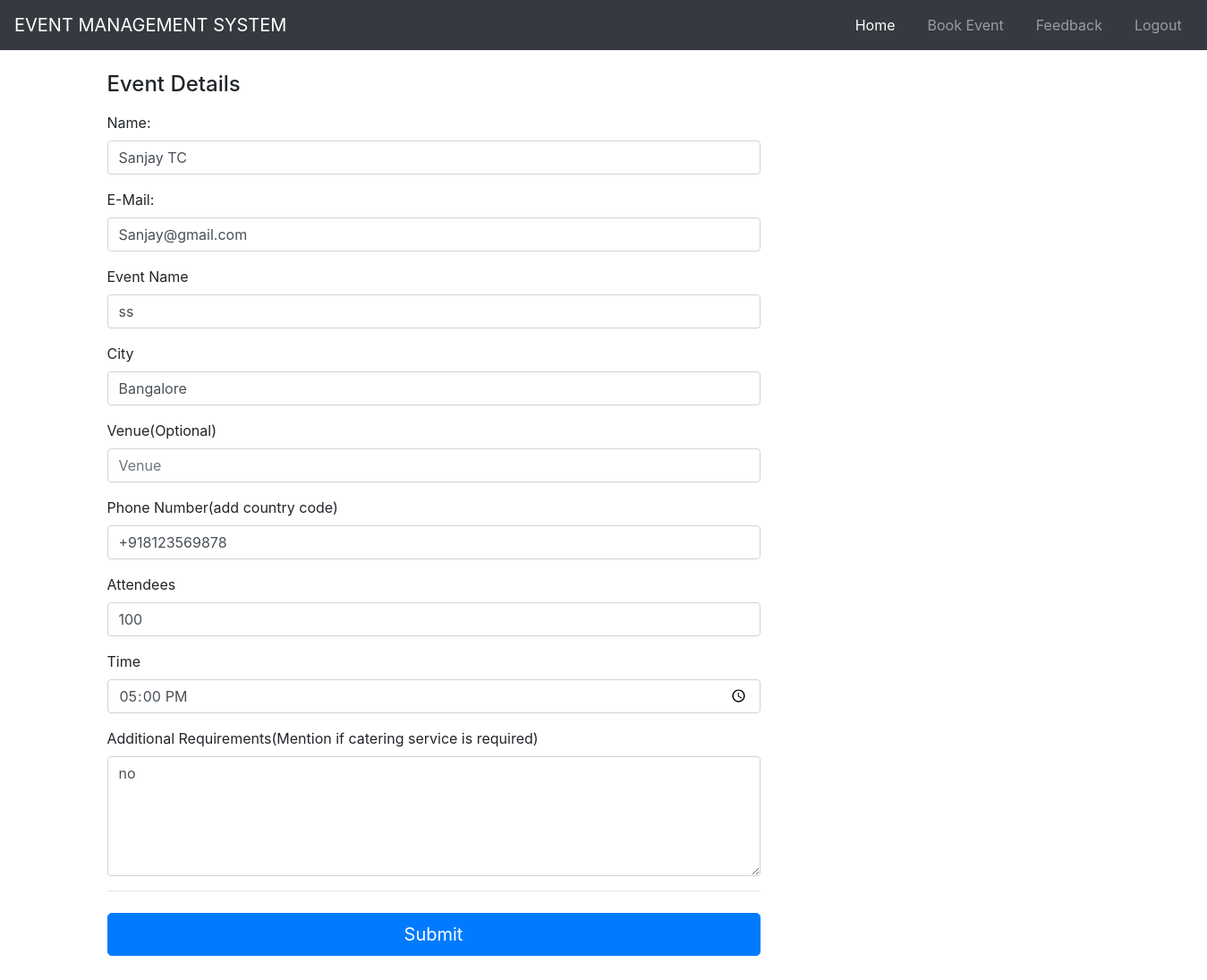
The page /admin.html/update.html/1 on the database as committed earlier.
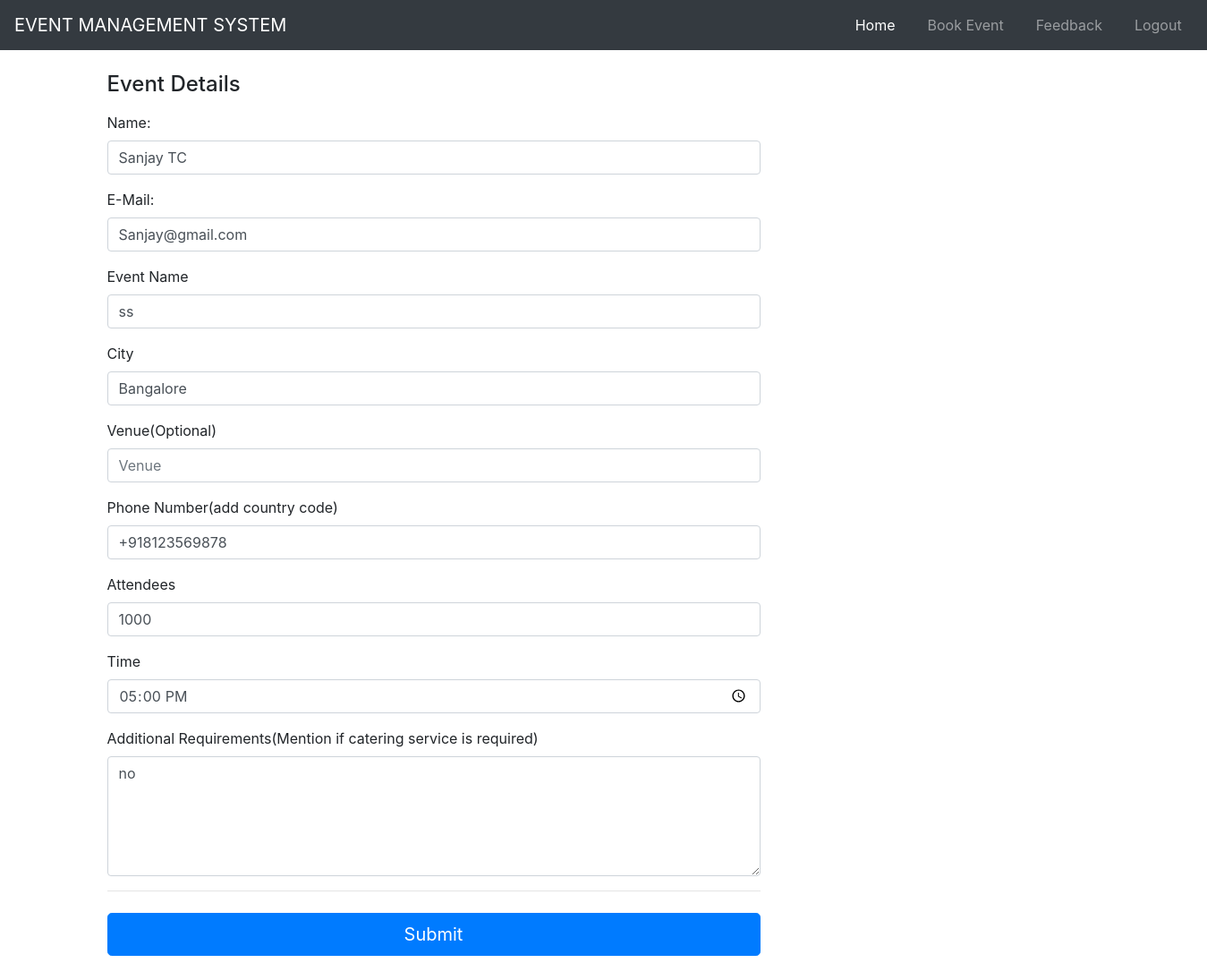
The same page on the database as committed later.
### Event/models.py (models this page shows, shortened)
class Booking(db.Model):
    id = db.Column(db.Integer, primary_key=True)
    name = db.Column(db.String(30),nullable=False)
    email = db.Column(db.String(30), nullable=False)
    event_name = db.Column(db.String(30), nullable = False)
    city = db.Column(db.String(30), nullable = False)
    venue = db.Column(db.String(30), nullable=True)
    date = db.Column(db.String(30), nullable = False)
    phone = db.Column(db.String(30), nullable = False)
    attendees = db.Column(db.Integer, nullable = False)
    time = db.Column(db.Time, nullable = False)
    additional_requirements = db.Column(db.String(120), nullable=False)
    user_id = db.Column(db.Integer, db.ForeignKey('login.user_id'), nullable=False)

### Event/routes.py (the view, shortened to what this page needs)
@app.route("/admin.html/update.html/<int:booking_id>", methods=['GET', 'POST'])
def update(booking_id):
    book = Booking.query.get_or_404(booking_id)
    form = UpdateForm()
    form.name.data = book.name
    form.email.data = book.email
    form.event_name.data = book.event_name
    form.phone.data = book.phone
    form.attendees.data=book.attendees
    form.time.data = book.time
    form.city.data=book.city
    form.venue.data=book.venue
    form.additional_requirements.data=book.additional_requirements
    return render_template('update.html', title="Admin update page",post=book,form=form)

### Event/forms.py (shortened to what this page needs)
class UpdateForm(FlaskForm):
    name = StringField('Name',validators=[DataRequired()])
    email = StringField('Email',validators=[DataRequired(), Email()])
    event_name = StringField('Event Name', validators=[DataRequired()])
    date = DateField("Date",format='%Y-%m-%d')
    phone = StringField('Phone', validators=[DataRequired()])
    attendees = IntegerField('Attendees',validators=[DataRequired()])
    time = TimeField('Time', format='%H:%M')
    city = StringField('City', validators=[DataRequired()])
    venue = StringField('venue')
    additional_requirements = TextAreaField('Additional Requirements',validators=[DataRequired()])
    submit = SubmitField('Submit')

### Event/templates/update.html (shortened to what this page needs)
{% extends "layout.html" %}
 {% block content %}
   <div class="container">
     <div class="row">
       <div class="col-md-8 order-md-1 ">
         <form class="form-Booking" method="POST" action="">
           <h4 class="mb-3">Event Details</h4>
           <div class="form-group">
             <label for="comment">Name:</label>
             {% if form.name.errors %}
                 {{ form.name(class="form-control form-control-lg is-invalid") }}
                 <div class="invalid-feedback">
                 {% for error in form.name.errors %}
                     <span>{{ error }}</span>
                 {% endfor %}
                 </div>
              {% else %}
                 {{ form.name(class="form-control", placeholder="Name")}}
              {% endif %}
         </div>
         <div class="form-group">
             <label for="comment">E-Mail:</label>
             {% if form.email.errors %}
                 {{ form.email(class="form-control form-control-lg is-invalid") }}
                 <div class="invalid-feedback">
                 {% for error in form.email.errors %}
                     <span>{{ error }}</span>
                 {% endfor %}
                 </div>
              {% else %}
                 {{ form.email(class="form-control",placeholder="Email")}}
              {% endif %}
         </div>
           <div class="form-group">
             <label for="event_name">Event Name</label>
             {% if form.event_name.errors %}
                 {{ form.event_name(class="form-control form-control-lg is-invalid") }}
                 <div class="invalid-feedback">
                 {% for error in form.event_name.errors %}
                     <span>{{ error }}</span>
                 {% endfor %}
                 </div>
              {% else %}
                 {{ form.event_name(class="form-control", placeholder="Event Name")}}
              {% endif %}
           </div>
           <div class="form-group">
             <label for="city">City</label>
             {% if form.city.errors %}
                 {{ form.city(class="form-control form-control-lg is-invalid") }}
                 <div class="invalid-feedback">
                 {% for error in form.city.errors %}
                     <span>{{ error }}</span>
                 {% endfor %}
                 </div>
              {% else %}
                 {{ form.city(class="form-control", placeholder="city")}}
              {% endif %}
           </div>
           <div class="form-group">
             <label for="venue">Venue(Optional)</label>
             {% if form.venue.errors %}
                 {{ form.venue(class="form-control form-control-lg is-invalid") }}
                 <div class="invalid-feedback">
                 {% for error in form.venue %}
                     <span>{{ error }}</span>
                 {% endfor %}
                 </div>
              {% else %}
                 {{ form.venue(class="form-control", placeholder="Venue")}}
              {% endif %}
           </div>
           <div class="form-group">
             <label for="event_name">Phone Number(add country code)</label>
             {% if form.phone.errors %}
                 {{ form.phone(class="form-control form-control-lg is-invalid") }}
                 <div class="invalid-feedback">
                 {% for error in form.date.errors %}
                     <span>{{ error }}</span>
                 {% endfor %}
                 </div>
              {% else %}
                 {{ form.phone(class="form-control", placeholder="Phone Number")}}
              {% endif %}
           </div>
           <div class="form-group">
             <label for="event_name">Attendees</label>
             {% if form.attendees.errors %}
                 {{ form.attendees(class="form-control form-control-lg is-invalid") }}
                 <div class="invalid-feedback">
                 {% for error in form.attendees.errors %}
                     <span>{{ error }}</span>
                 {% endfor %}
                 </div>
              {% else %}
                 {{ form.attendees(class="form-control",type="number",id="example-number-input",placeholder="Attendees")}}
              {% endif %}
           </div>
           <div class="form-group">
             <label for="event_name">Time</label>
             {% if form.time.errors %}
                 {{ form.attendees(class="form-control form-control-lg is-invalid") }}
                 <div class="invalid-feedback">
                 {% for error in form.time.errors %}
                     <span>{{ error }}</span>
                 {% endfor %}
                 </div>
              {% else %}
                 {{ form.time(class="form-control",type="time",id="ime-input")}}
              {% endif %}
           </div>
           <div class="form-group">
             <label for="comment">Additional Requirements(Mention if catering service is required)</label>
             {% if form.additional_requirements.errors %}
                 {{ form.feedback(class="form-control form-control-lg is-invalid") }}
                 <div class="invalid-feedback">
                 {% for error in form.additional_requirements.errors %}
                     <span>{{ error }}</span>
                 {% endfor %}
                 </div>
             {% else %}
                 {{ form.additional_requirements(class="form-control",id="Textarea1",rows="5",placeholder="Feedback")}}
             {% endif %}
           </div>
           <hr class="mb-4">
           <button class="btn btn-primary btn-lg btn-block" type="submit">Submit</button>
         </form>
       </div>
     </div>
   </div>
{% endblock content %}

### Event/templates/layout.html (shortened to what this page needs)
<!DOCTYPE html>
<html lang="en">
<head>
    <link rel="stylesheet" href="https://cdn.jsdelivr.net/npm/bootstrap@4.5.3/dist/css/bootstrap.min.css">
    <link rel="stylesheet" href="{{ url_for('static',filename='CSS/layout-styles.css') }}">
</head>
<body>
  <header>
    <nav class="navbar navbar-expand-md navbar-dark bg-dark mb-4">
      <a class="navbar-brand" href="#">EVENT  MANAGEMENT  SYSTEM</a>
      <div class="collapse navbar-collapse" id="myNavbar">
      <ul class="nav navbar-nav navbar-right">
        <li class="nav-item">
          <a class="nav-link active" href="{{ url_for('home') }}">Home</a>
        </li>
        <li class="nav-item">
          <a class="nav-link" href="{{ url_for('form') }}">Book Event</a>
        </li>
        <li class="nav-item">
          <a class="nav-link" href="{{ url_for('feedback') }}">Feedback</a>
        </li>
        <li class="nav-item">
          <a class="nav-link " href="{{ url_for('login') }}" tabindex="-1" >Logout</a>
        </li>
      </ul>
      </div>
    </nav>
  </header>
  {% block content %}{% endblock %}
</body>
</html>

### Event/static/CSS/layout-styles.css (style rules this page uses)
body { min-height: 75rem; }
ul li { position: relative; left:150%; padding-left: 10px; padding-right: 10px; }
nav { margin: 0px; padding: 0px; }

Rows that differ between the two databases and show on the page:
changed Booking "Sanjay TC": attendees "100" → "1000"
